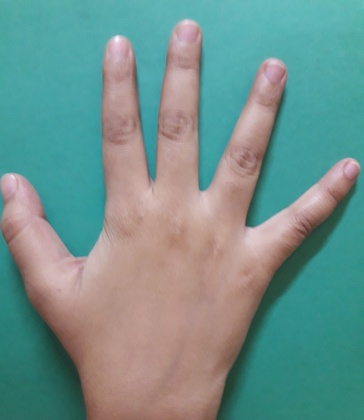
%> input picture Lab10/img3.jpg, 364 x 420 px, shrunk from 3096 x 3574 before the run
$ octave q_4.m   (GNU Octave 9; MATLAB toolbox functions it lacks are replaced by stand-ins)
%> lines starting %> are read from the running program, lines starting %| are printed output that depends on the picture
close all;
clc;
img=imread('img3.jpg');
%> img is the input picture: size 420x364x3 uint8; mean R, G, B 113, 146.2, 141.2
B=rgb2gray(img);
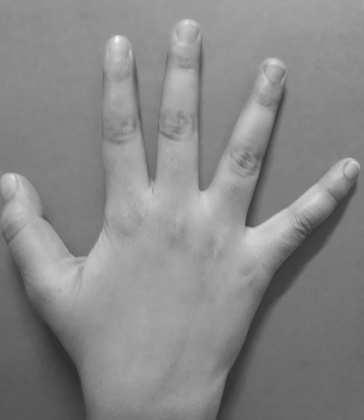
%> B: size 420x364 uint8; min 46, max 249, mean 135.7
imshow(B)
I=double(B);

for i=1:size(I,1)-2
for j=1:size(I,2)-2
    B(i,j)=((2*I(i+2,j+1)+I(i+2,j)+I(i+2,j+2))-(2*I(i,j+1)+I(i,j)+I(i,j+2)));
end
end
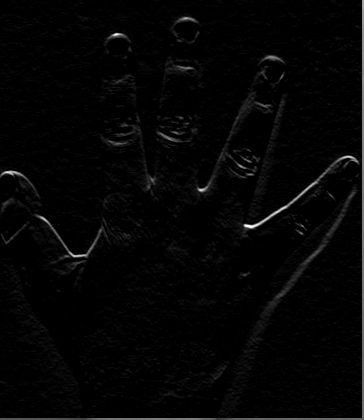
%> B: size 420x364 uint8; min 0, max 255, mean 4.8
imshow(B); title('Boundaries');
